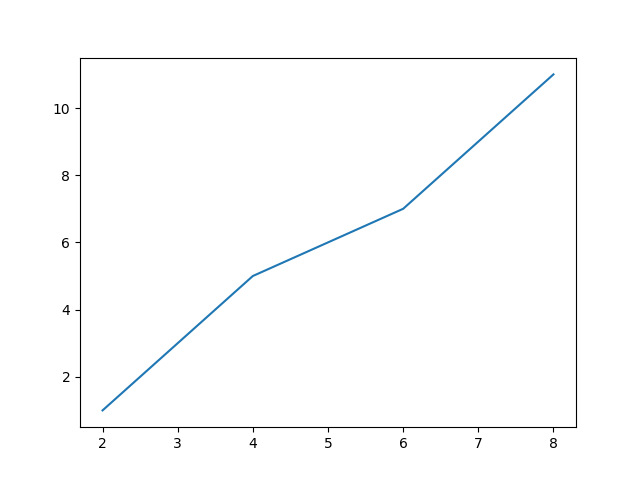

Source code (Python):
import matplotlib.pyplot as plt
x=[2,4,6,8]
y=[1,5,7,11]
plt.plot(x,y)
plt.show()
import matplotlib.pyplot as plt
students=["san","rags","roh","nith","niv","pos","ragh"]
scores=[98,98,97,94,98,97,95]
plt.bar(students,scores,color='skyblue')
plt.xlabel('Students')
plt.ylabel('Scores')
plt.title('Student Exam Scores')
plt.show()
x<-c(2,3,4,5)
y<-c(2,3,4,5)
plot(x,y,main="Simple line plot",col='blue',type="o")
